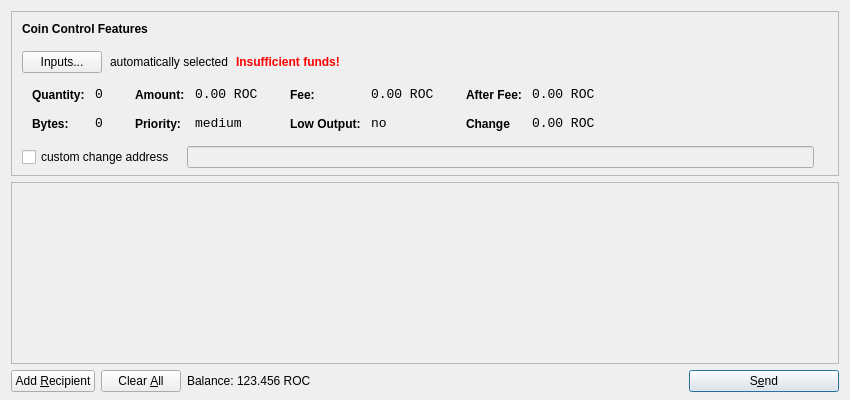
<?xml version="1.0" encoding="UTF-8"?>
<ui version="4.0">
 <class>SendCoinsDialog</class>
 <widget class="QDialog" name="SendCoinsDialog">
  <property name="geometry">
   <rect>
    <x>0</x>
    <y>0</y>
    <width>850</width>
    <height>400</height>
   </rect>
  </property>
  <property name="windowTitle">
   <string>Send Coins</string>
  </property>
  <layout class="QVBoxLayout" name="verticalLayout" stretch="0,1,0">
   <property name="bottomMargin">
    <number>8</number>
   </property>
   <item>
    <widget class="QFrame" name="frameCoinControl">
     <property name="sizePolicy">
      <sizepolicy hsizetype="Expanding" vsizetype="Expanding">
       <horstretch>0</horstretch>
       <verstretch>0</verstretch>
      </sizepolicy>
     </property>
     <property name="maximumSize">
      <size>
       <width>16777215</width>
       <height>16777215</height>
      </size>
     </property>
     <property name="frameShape">
      <enum>QFrame::StyledPanel</enum>
     </property>
     <property name="frameShadow">
      <enum>QFrame::Sunken</enum>
     </property>
     <layout class="QVBoxLayout" name="verticalLayoutCoinControl2">
      <property name="spacing">
       <number>-1</number>
      </property>
      <property name="leftMargin">
       <number>0</number>
      </property>
      <property name="topMargin">
       <number>0</number>
      </property>
      <property name="rightMargin">
       <number>0</number>
      </property>
      <property name="bottomMargin">
       <number>6</number>
      </property>
      <item>
       <layout class="QVBoxLayout" name="verticalLayoutCoinControl" stretch="0,0,0,0,1">
        <property name="spacing">
         <number>0</number>
        </property>
        <property name="leftMargin">
         <number>10</number>
        </property>
        <property name="topMargin">
         <number>10</number>
        </property>
        <item>
         <layout class="QHBoxLayout" name="horizontalLayoutCoinControl1">
          <property name="bottomMargin">
           <number>15</number>
          </property>
          <item>
           <widget class="QLabel" name="labelCoinControlFeatures">
            <property name="sizePolicy">
             <sizepolicy hsizetype="Preferred" vsizetype="Maximum">
              <horstretch>0</horstretch>
              <verstretch>0</verstretch>
             </sizepolicy>
            </property>
            <property name="font">
             <font>
              <weight>75</weight>
              <bold>true</bold>
             </font>
            </property>
            <property name="styleSheet">
             <string notr="true">font-weight:bold;</string>
            </property>
            <property name="text">
             <string>Coin Control Features</string>
            </property>
           </widget>
          </item>
         </layout>
        </item>
        <item>
         <layout class="QHBoxLayout" name="horizontalLayoutCoinControl2" stretch="0,0,0,0">
          <property name="spacing">
           <number>8</number>
          </property>
          <property name="bottomMargin">
           <number>10</number>
          </property>
          <item>
           <widget class="QPushButton" name="pushButtonCoinControl">
            <property name="styleSheet">
             <string notr="true"/>
            </property>
            <property name="text">
             <string>Inputs...</string>
            </property>
           </widget>
          </item>
          <item>
           <widget class="QLabel" name="labelCoinControlAutomaticallySelected">
            <property name="text">
             <string>automatically selected</string>
            </property>
            <property name="margin">
             <number>5</number>
            </property>
           </widget>
          </item>
          <item>
           <widget class="QLabel" name="labelCoinControlInsuffFunds">
            <property name="font">
             <font>
              <weight>75</weight>
              <bold>true</bold>
             </font>
            </property>
            <property name="styleSheet">
             <string notr="true">color:red;font-weight:bold;</string>
            </property>
            <property name="text">
             <string>Insufficient funds!</string>
            </property>
            <property name="margin">
             <number>5</number>
            </property>
           </widget>
          </item>
          <item>
           <spacer name="horizontalSpacerCoinControl">
            <property name="orientation">
             <enum>Qt::Horizontal</enum>
            </property>
            <property name="sizeHint" stdset="0">
             <size>
              <width>40</width>
              <height>1</height>
             </size>
            </property>
           </spacer>
          </item>
         </layout>
        </item>
        <item>
         <widget class="QWidget" name="widgetCoinControl" native="true">
          <property name="sizePolicy">
           <sizepolicy hsizetype="Preferred" vsizetype="Preferred">
            <horstretch>0</horstretch>
            <verstretch>0</verstretch>
           </sizepolicy>
          </property>
          <property name="minimumSize">
           <size>
            <width>0</width>
            <height>0</height>
           </size>
          </property>
          <property name="styleSheet">
           <string notr="true"/>
          </property>
          <layout class="QHBoxLayout" name="horizontalLayoutCoinControl5">
           <property name="margin">
            <number>0</number>
           </property>
           <item>
            <layout class="QHBoxLayout" name="horizontalLayoutCoinControl3" stretch="0,0,0,1">
             <property name="spacing">
              <number>20</number>
             </property>
             <property name="topMargin">
              <number>0</number>
             </property>
             <property name="bottomMargin">
              <number>10</number>
             </property>
             <item>
              <layout class="QFormLayout" name="formLayoutCoinControl1">
               <property name="horizontalSpacing">
                <number>10</number>
               </property>
               <property name="verticalSpacing">
                <number>14</number>
               </property>
               <property name="leftMargin">
                <number>10</number>
               </property>
               <property name="topMargin">
                <number>4</number>
               </property>
               <property name="rightMargin">
                <number>6</number>
               </property>
               <item row="0" column="0">
                <widget class="QLabel" name="labelCoinControlQuantityText">
                 <property name="styleSheet">
                  <string notr="true">font-weight:bold;</string>
                 </property>
                 <property name="text">
                  <string>Quantity:</string>
                 </property>
                 <property name="margin">
                  <number>0</number>
                 </property>
                </widget>
               </item>
               <item row="0" column="1">
                <widget class="QLabel" name="labelCoinControlQuantity">
                 <property name="font">
                  <font>
                   <family>Monospace</family>
                   <pointsize>10</pointsize>
                  </font>
                 </property>
                 <property name="cursor">
                  <cursorShape>IBeamCursor</cursorShape>
                 </property>
                 <property name="contextMenuPolicy">
                  <enum>Qt::ActionsContextMenu</enum>
                 </property>
                 <property name="text">
                  <string>0</string>
                 </property>
                 <property name="margin">
                  <number>0</number>
                 </property>
                 <property name="textInteractionFlags">
                  <set>Qt::LinksAccessibleByMouse|Qt::TextSelectableByKeyboard|Qt::TextSelectableByMouse</set>
                 </property>
                </widget>
               </item>
               <item row="1" column="0">
                <widget class="QLabel" name="labelCoinControlBytesText">
                 <property name="styleSheet">
                  <string notr="true">font-weight:bold;</string>
                 </property>
                 <property name="text">
                  <string>Bytes:</string>
                 </property>
                </widget>
               </item>
               <item row="1" column="1">
                <widget class="QLabel" name="labelCoinControlBytes">
                 <property name="font">
                  <font>
                   <family>Monospace</family>
                   <pointsize>10</pointsize>
                  </font>
                 </property>
                 <property name="cursor">
                  <cursorShape>IBeamCursor</cursorShape>
                 </property>
                 <property name="contextMenuPolicy">
                  <enum>Qt::ActionsContextMenu</enum>
                 </property>
                 <property name="text">
                  <string>0</string>
                 </property>
                 <property name="textInteractionFlags">
                  <set>Qt::LinksAccessibleByMouse|Qt::TextSelectableByKeyboard|Qt::TextSelectableByMouse</set>
                 </property>
                </widget>
               </item>
              </layout>
             </item>
             <item>
              <layout class="QFormLayout" name="formLayoutCoinControl2">
               <property name="horizontalSpacing">
                <number>10</number>
               </property>
               <property name="verticalSpacing">
                <number>14</number>
               </property>
               <property name="leftMargin">
                <number>6</number>
               </property>
               <property name="topMargin">
                <number>4</number>
               </property>
               <property name="rightMargin">
                <number>6</number>
               </property>
               <item row="0" column="0">
                <widget class="QLabel" name="labelCoinControlAmountText">
                 <property name="styleSheet">
                  <string notr="true">font-weight:bold;</string>
                 </property>
                 <property name="text">
                  <string>Amount:</string>
                 </property>
                 <property name="margin">
                  <number>0</number>
                 </property>
                </widget>
               </item>
               <item row="0" column="1">
                <widget class="QLabel" name="labelCoinControlAmount">
                 <property name="font">
                  <font>
                   <family>Monospace</family>
                   <pointsize>10</pointsize>
                  </font>
                 </property>
                 <property name="cursor">
                  <cursorShape>IBeamCursor</cursorShape>
                 </property>
                 <property name="contextMenuPolicy">
                  <enum>Qt::ActionsContextMenu</enum>
                 </property>
                 <property name="text">
                  <string>0.00 ROC</string>
                 </property>
                 <property name="textInteractionFlags">
                  <set>Qt::LinksAccessibleByMouse|Qt::TextSelectableByKeyboard|Qt::TextSelectableByMouse</set>
                 </property>
                </widget>
               </item>
               <item row="1" column="0">
                <widget class="QLabel" name="labelCoinControlPriorityText">
                 <property name="styleSheet">
                  <string notr="true">font-weight:bold;</string>
                 </property>
                 <property name="text">
                  <string>Priority:</string>
                 </property>
                </widget>
               </item>
               <item row="1" column="1">
                <widget class="QLabel" name="labelCoinControlPriority">
                 <property name="font">
                  <font>
                   <family>Monospace</family>
                   <pointsize>10</pointsize>
                  </font>
                 </property>
                 <property name="cursor">
                  <cursorShape>IBeamCursor</cursorShape>
                 </property>
                 <property name="contextMenuPolicy">
                  <enum>Qt::ActionsContextMenu</enum>
                 </property>
                 <property name="text">
                  <string>medium</string>
                 </property>
                 <property name="textInteractionFlags">
                  <set>Qt::LinksAccessibleByMouse|Qt::TextSelectableByKeyboard|Qt::TextSelectableByMouse</set>
                 </property>
                </widget>
               </item>
              </layout>
             </item>
             <item>
              <layout class="QFormLayout" name="formLayoutCoinControl3">
               <property name="horizontalSpacing">
                <number>10</number>
               </property>
               <property name="verticalSpacing">
                <number>14</number>
               </property>
               <property name="leftMargin">
                <number>6</number>
               </property>
               <property name="topMargin">
                <number>4</number>
               </property>
               <property name="rightMargin">
                <number>6</number>
               </property>
               <item row="0" column="0">
                <widget class="QLabel" name="labelCoinControlFeeText">
                 <property name="styleSheet">
                  <string notr="true">font-weight:bold;</string>
                 </property>
                 <property name="text">
                  <string>Fee:</string>
                 </property>
                 <property name="margin">
                  <number>0</number>
                 </property>
                </widget>
               </item>
               <item row="0" column="1">
                <widget class="QLabel" name="labelCoinControlFee">
                 <property name="font">
                  <font>
                   <family>Monospace</family>
                   <pointsize>10</pointsize>
                  </font>
                 </property>
                 <property name="cursor">
                  <cursorShape>IBeamCursor</cursorShape>
                 </property>
                 <property name="contextMenuPolicy">
                  <enum>Qt::ActionsContextMenu</enum>
                 </property>
                 <property name="text">
                  <string>0.00 ROC</string>
                 </property>
                 <property name="textInteractionFlags">
                  <set>Qt::LinksAccessibleByMouse|Qt::TextSelectableByKeyboard|Qt::TextSelectableByMouse</set>
                 </property>
                </widget>
               </item>
               <item row="1" column="0">
                <widget class="QLabel" name="labelCoinControlLowOutputText">
                 <property name="styleSheet">
                  <string notr="true">font-weight:bold;</string>
                 </property>
                 <property name="text">
                  <string>Low Output:</string>
                 </property>
                </widget>
               </item>
               <item row="1" column="1">
                <widget class="QLabel" name="labelCoinControlLowOutput">
                 <property name="font">
                  <font>
                   <family>Monospace</family>
                   <pointsize>10</pointsize>
                  </font>
                 </property>
                 <property name="cursor">
                  <cursorShape>IBeamCursor</cursorShape>
                 </property>
                 <property name="contextMenuPolicy">
                  <enum>Qt::ActionsContextMenu</enum>
                 </property>
                 <property name="text">
                  <string>no</string>
                 </property>
                 <property name="textInteractionFlags">
                  <set>Qt::LinksAccessibleByMouse|Qt::TextSelectableByKeyboard|Qt::TextSelectableByMouse</set>
                 </property>
                </widget>
               </item>
              </layout>
             </item>
             <item>
              <layout class="QFormLayout" name="formLayoutCoinControl4">
               <property name="horizontalSpacing">
                <number>10</number>
               </property>
               <property name="verticalSpacing">
                <number>14</number>
               </property>
               <property name="leftMargin">
                <number>6</number>
               </property>
               <property name="topMargin">
                <number>4</number>
               </property>
               <property name="rightMargin">
                <number>6</number>
               </property>
               <item row="0" column="0">
                <widget class="QLabel" name="labelCoinControlAfterFeeText">
                 <property name="styleSheet">
                  <string notr="true">font-weight:bold;</string>
                 </property>
                 <property name="text">
                  <string>After Fee:</string>
                 </property>
                 <property name="margin">
                  <number>0</number>
                 </property>
                </widget>
               </item>
               <item row="0" column="1">
                <widget class="QLabel" name="labelCoinControlAfterFee">
                 <property name="font">
                  <font>
                   <family>Monospace</family>
                   <pointsize>10</pointsize>
                  </font>
                 </property>
                 <property name="cursor">
                  <cursorShape>IBeamCursor</cursorShape>
                 </property>
                 <property name="contextMenuPolicy">
                  <enum>Qt::ActionsContextMenu</enum>
                 </property>
                 <property name="text">
                  <string>0.00 ROC</string>
                 </property>
                 <property name="textInteractionFlags">
                  <set>Qt::LinksAccessibleByMouse|Qt::TextSelectableByKeyboard|Qt::TextSelectableByMouse</set>
                 </property>
                </widget>
               </item>
               <item row="1" column="0">
                <widget class="QLabel" name="labelCoinControlChangeText">
                 <property name="styleSheet">
                  <string notr="true">font-weight:bold;</string>
                 </property>
                 <property name="text">
                  <string>Change</string>
                 </property>
                </widget>
               </item>
               <item row="1" column="1">
                <widget class="QLabel" name="labelCoinControlChange">
                 <property name="font">
                  <font>
                   <family>Monospace</family>
                   <pointsize>10</pointsize>
                  </font>
                 </property>
                 <property name="cursor">
                  <cursorShape>IBeamCursor</cursorShape>
                 </property>
                 <property name="contextMenuPolicy">
                  <enum>Qt::ActionsContextMenu</enum>
                 </property>
                 <property name="text">
                  <string>0.00 ROC</string>
                 </property>
                 <property name="textInteractionFlags">
                  <set>Qt::LinksAccessibleByMouse|Qt::TextSelectableByKeyboard|Qt::TextSelectableByMouse</set>
                 </property>
                </widget>
               </item>
              </layout>
             </item>
            </layout>
           </item>
          </layout>
         </widget>
        </item>
        <item>
         <layout class="QHBoxLayout" name="horizontalLayoutCoinControl4" stretch="0,0,0">
          <property name="spacing">
           <number>12</number>
          </property>
          <property name="sizeConstraint">
           <enum>QLayout::SetDefaultConstraint</enum>
          </property>
          <property name="topMargin">
           <number>5</number>
          </property>
          <property name="rightMargin">
           <number>5</number>
          </property>
          <item>
           <widget class="QCheckBox" name="checkBoxCoinControlChange">
            <property name="text">
             <string>custom change address</string>
            </property>
           </widget>
          </item>
          <item>
           <widget class="QLineEdit" name="lineEditCoinControlChange">
            <property name="enabled">
             <bool>false</bool>
            </property>
            <property name="sizePolicy">
             <sizepolicy hsizetype="Expanding" vsizetype="Fixed">
              <horstretch>0</horstretch>
              <verstretch>0</verstretch>
             </sizepolicy>
            </property>
           </widget>
          </item>
          <item>
           <widget class="QLabel" name="labelCoinControlChangeLabel">
            <property name="sizePolicy">
             <sizepolicy hsizetype="Preferred" vsizetype="Expanding">
              <horstretch>0</horstretch>
              <verstretch>0</verstretch>
             </sizepolicy>
            </property>
            <property name="minimumSize">
             <size>
              <width>0</width>
              <height>0</height>
             </size>
            </property>
            <property name="text">
             <string/>
            </property>
            <property name="margin">
             <number>3</number>
            </property>
           </widget>
          </item>
         </layout>
        </item>
        <item>
         <spacer name="verticalSpacerCoinControl">
          <property name="orientation">
           <enum>Qt::Vertical</enum>
          </property>
          <property name="sizeHint" stdset="0">
           <size>
            <width>800</width>
            <height>1</height>
           </size>
          </property>
         </spacer>
        </item>
       </layout>
      </item>
     </layout>
    </widget>
   </item>
   <item>
    <widget class="QScrollArea" name="scrollArea">
     <property name="widgetResizable">
      <bool>true</bool>
     </property>
     <widget class="QWidget" name="scrollAreaWidgetContents">
      <property name="geometry">
       <rect>
        <x>0</x>
        <y>0</y>
        <width>830</width>
        <height>165</height>
       </rect>
      </property>
      <layout class="QVBoxLayout" name="verticalLayout_2">
       <property name="margin">
        <number>0</number>
       </property>
       <item>
        <layout class="QVBoxLayout" name="entries">
         <property name="spacing">
          <number>6</number>
         </property>
        </layout>
       </item>
       <item>
        <spacer name="verticalSpacer">
         <property name="orientation">
          <enum>Qt::Vertical</enum>
         </property>
         <property name="sizeHint" stdset="0">
          <size>
           <width>20</width>
           <height>40</height>
          </size>
         </property>
        </spacer>
       </item>
      </layout>
     </widget>
    </widget>
   </item>
   <item>
    <layout class="QHBoxLayout" name="horizontalLayout">
     <item>
      <widget class="QPushButton" name="addButton">
       <property name="toolTip">
        <string>Send to multiple recipients at once</string>
       </property>
       <property name="text">
        <string>Add &amp;Recipient</string>
       </property>
       <property name="icon">
        <iconset resource="../bitcoin.qrc">
         <normaloff>:/icons/add</normaloff>:/icons/add</iconset>
       </property>
       <property name="autoDefault">
        <bool>false</bool>
       </property>
      </widget>
     </item>
     <item>
      <widget class="QPushButton" name="clearButton">
       <property name="sizePolicy">
        <sizepolicy hsizetype="Minimum" vsizetype="Fixed">
         <horstretch>0</horstretch>
         <verstretch>0</verstretch>
        </sizepolicy>
       </property>
       <property name="toolTip">
        <string>Remove all transaction fields</string>
       </property>
       <property name="text">
        <string>Clear &amp;All</string>
       </property>
       <property name="icon">
        <iconset resource="../bitcoin.qrc">
         <normaloff>:/icons/remove</normaloff>:/icons/remove</iconset>
       </property>
       <property name="autoRepeatDelay">
        <number>300</number>
       </property>
       <property name="autoDefault">
        <bool>false</bool>
       </property>
      </widget>
     </item>
     <item>
      <layout class="QHBoxLayout" name="horizontalLayout_2">
       <property name="spacing">
        <number>3</number>
       </property>
       <item>
        <widget class="QLabel" name="label">
         <property name="sizePolicy">
          <sizepolicy hsizetype="Preferred" vsizetype="Fixed">
           <horstretch>0</horstretch>
           <verstretch>0</verstretch>
          </sizepolicy>
         </property>
         <property name="text">
          <string>Balance:</string>
         </property>
        </widget>
       </item>
       <item>
        <widget class="QLabel" name="labelBalance">
         <property name="sizePolicy">
          <sizepolicy hsizetype="Preferred" vsizetype="Fixed">
           <horstretch>0</horstretch>
           <verstretch>0</verstretch>
          </sizepolicy>
         </property>
         <property name="cursor">
          <cursorShape>IBeamCursor</cursorShape>
         </property>
         <property name="text">
          <string>123.456 ROC</string>
         </property>
         <property name="textInteractionFlags">
          <set>Qt::LinksAccessibleByMouse|Qt::TextSelectableByKeyboard|Qt::TextSelectableByMouse</set>
         </property>
        </widget>
       </item>
      </layout>
     </item>
     <item>
      <spacer name="horizontalSpacer">
       <property name="orientation">
        <enum>Qt::Horizontal</enum>
       </property>
       <property name="sizeHint" stdset="0">
        <size>
         <width>40</width>
         <height>20</height>
        </size>
       </property>
      </spacer>
     </item>
     <item>
      <widget class="QPushButton" name="sendButton">
       <property name="minimumSize">
        <size>
         <width>150</width>
         <height>0</height>
        </size>
       </property>
       <property name="toolTip">
        <string>Confirm the send action</string>
       </property>
       <property name="text">
        <string>S&amp;end</string>
       </property>
       <property name="icon">
        <iconset resource="../bitcoin.qrc">
         <normaloff>:/icons/send</normaloff>:/icons/send</iconset>
       </property>
       <property name="default">
        <bool>true</bool>
       </property>
      </widget>
     </item>
    </layout>
   </item>
  </layout>
 </widget>
 <resources>
  <include location="../bitcoin.qrc"/>
 </resources>
 <connections/>
</ui>
